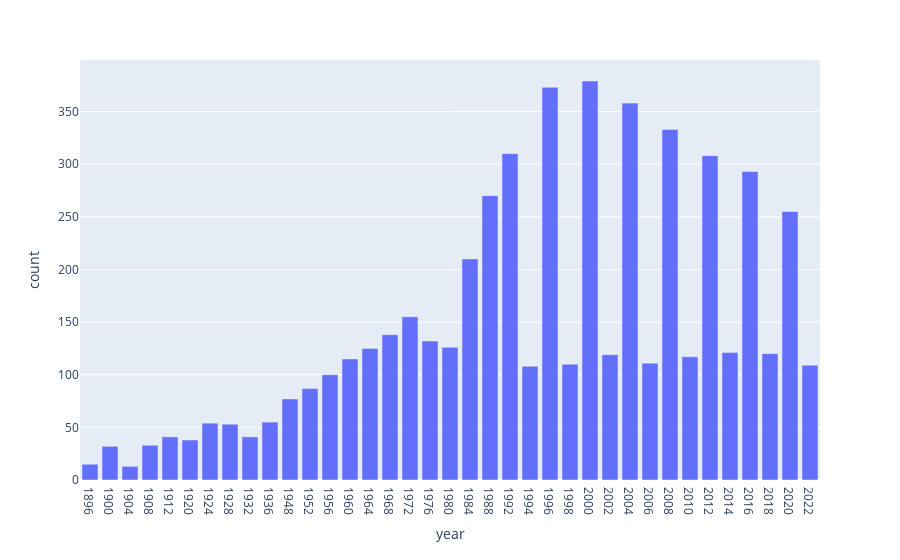

The notebook cell saved with this chart:
### Code cell
fig = px.bar(nb_noc, x="year", y="count")
fig

### Figure 1 — Plotly figure (JSON) as saved in the notebook; plotly's stock layout.template omitted (floating-point values rounded to 4 significant figures)
{"data": [{"alignmentgroup": "True", "hovertemplate": "year=%{x}<br>count=%{y}<extra></extra>", "legendgroup": "", "marker": {"color": "#636efa", "pattern": {"shape": ""}}, "name": "", "offsetgroup": "", "orientation": "v", "showlegend": false, "textposition": "auto", "type": "bar", "x": ["1896", "1900", "1904", "1908", "1912", "1920", "1924", "1928", "1932", "1936", "1948", "1952", "1956", "1960", "1964", "1968", "1972", "1976", "1980", "1984", "1988", "1992", "1994", "1996", "1998", "2000", "2002", "2004", "2006", "2008", "2010", "2012", "2014", "2016", "2018", "2020", "2022"], "xaxis": "x", "y": [15, 32, 13, 33, 41, 38, 54, 53, 41, 55, 77, 87, 100, 115, 125, 138, 155, 132, 126, 210, 270, 310, 108, 373, 110, 379, 119, 358, 111, 333, 117, 308, 121, 293, 120, 255, 109], "yaxis": "y"}], "layout": {"barmode": "relative", "legend": {"tracegroupgap": 0}, "margin": {"t": 60}, "xaxis": {"anchor": "y", "domain": [0, 1], "title": {"text": "year"}}, "yaxis": {"anchor": "x", "domain": [0, 1], "title": {"text": "count"}}}}
